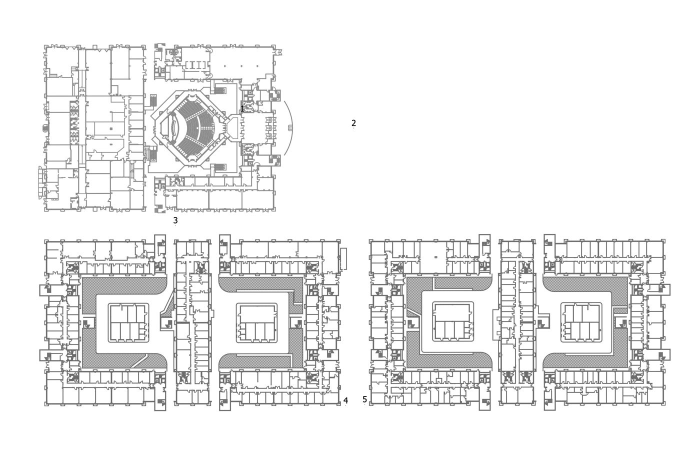
#> input picture Dataset/Dataset_general/2.jpg, 1396 x 936 px, given in place of door2.png, which was not available (shown at 1/2 size)
$ python door_detection.py
#> lines starting #> are read from the running program, lines starting #| are printed output that depends on the picture; pictures that were not available may be replaced by others from this repository, and a replacement may not be noted
from PIL import Image
import cv2
import numpy as np
import math
import matplotlib.pyplot as plt
import matplotlib.image as img
import os
import pandas as pd
from sklearn.cluster import MeanShift, estimate_bandwidth
import math
import collections


def ORB_descriptor():
    img1 = cv2.imread('D:/Diploma thesis/Maps/UPJS/Dvere/door2.png',cv2.IMREAD_GRAYSCALE)          # queryImage
#> img1 is the input picture: shape (936, 1396); min 0, max 255, mean 238.6

    img2 = cv2.imread('D:/Diploma thesis/Maps/UPJS/IIa_AP3601_separated.png',cv2.IMREAD_GRAYSCALE) # trainImage
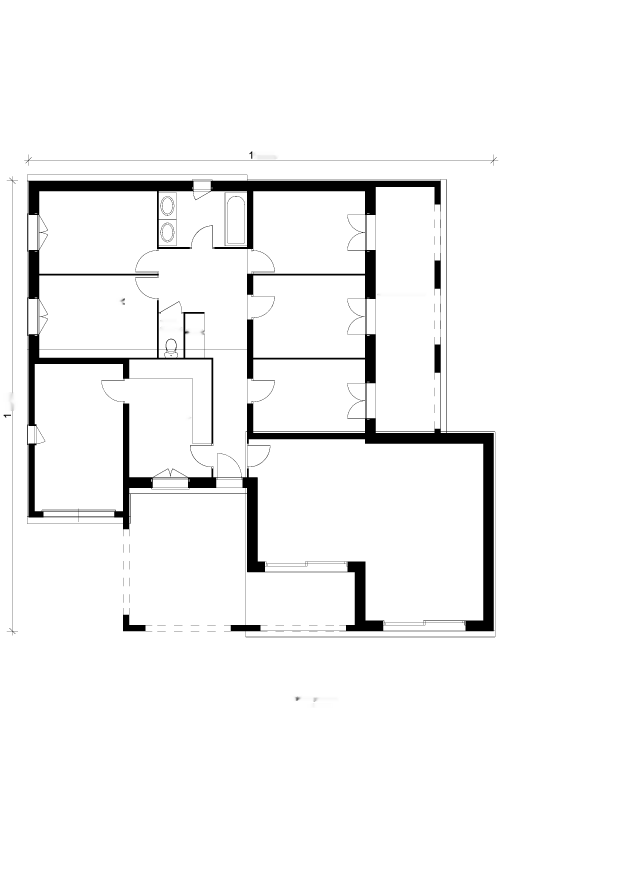
#> input picture images/IIa_AP3601_separated.png, 2479 x 3508 px, found by its file name (shown at 1/4 size)
#> img2 is the input picture: shape (3508, 2479); min 0, max 255, mean 244.7
    img2 = cv2.resize(img2, (650, int(650 * img2.shape[0] / img2.shape[1])))
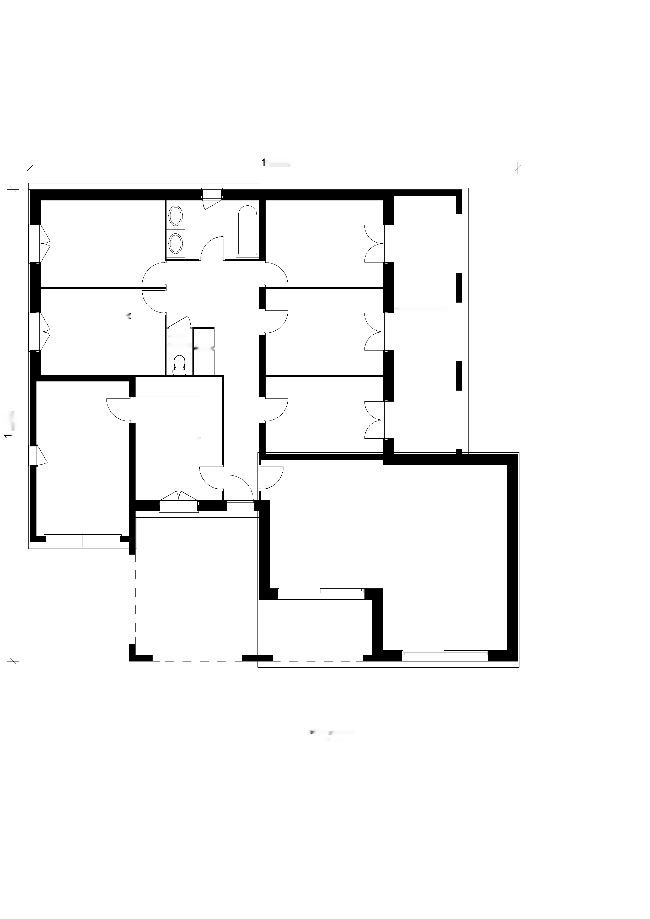
#> img2: shape (919, 650); min 0, max 255, mean 244.9
    # Initiate ORB detector
    orb = cv2.ORB_create()
    # find the keypoints and descriptors with ORB
    kp1, des1 = orb.detectAndCompute(img1,None)
#> kp1 = 500 keypoints; strongest (x, y, size): (729, 800, 31), (351, 439, 31), (707, 243, 31), (350, 437, 31)
    kp2, des2 = orb.detectAndCompute(img2,None)
#> kp2 = 500 keypoints; strongest (x, y, size): (220, 378, 31), (167, 260, 31), (192, 328, 31), (266, 290, 31)

    # create BFMatcher object
    bf = cv2.BFMatcher(cv2.NORM_HAMMING, crossCheck=True)
    # Match descriptors.
    matches = bf.match(des1,des2)
#> matches = 74 matches
    # Sort them in the order of their distance.
    matches = sorted(matches, key = lambda x:x.distance)
    # Draw first 10 matches.
    img3 = cv2.drawMatches(img1,kp1,img2,kp2,matches[:50],None,flags=cv2.DrawMatchesFlags_NOT_DRAW_SINGLE_POINTS)
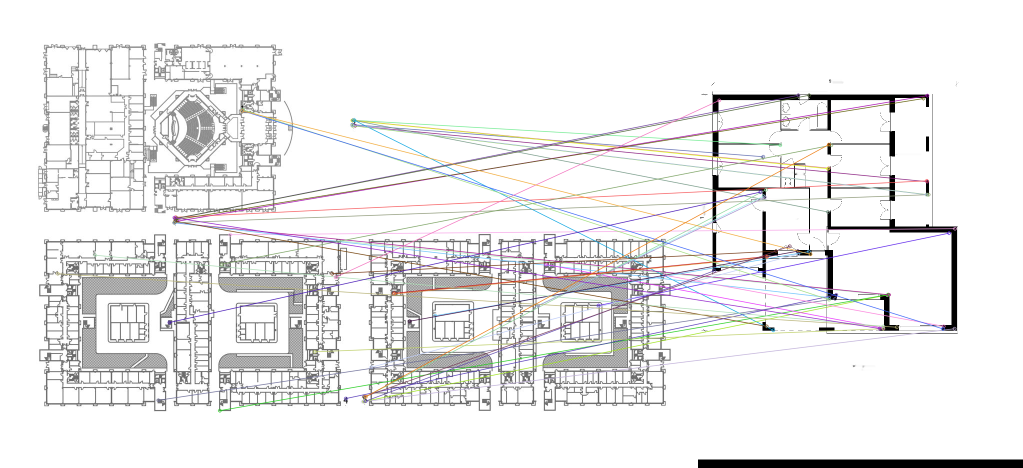
#> img3: shape (936, 2046, 3) (shown at 1/2 size); mean of channels 0, 1, 2 235.7, 235.4, 236.1; drawn as B, G, R
    plt.imshow(img3)
    plt.show()

ORB_descriptor()

# [166 lines left out: functions SIFT_descriptor, descriptor, generalized_hough, not called in this run]

# generalized_hough()
